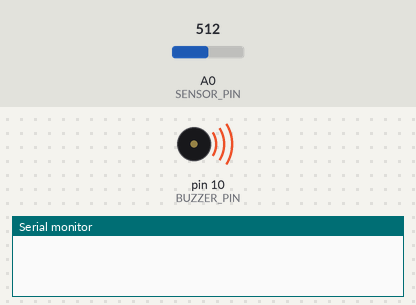
Bench run of a sketch on a simulated Arduino Uno, built with avr-gcc and run on an emulated ATmega328P. Shown: buzzer (waves = sounding), the last lines printed to the serial monitor. The test bench sets the inputs (shaded band); at power-on: A0 (SENSOR_PIN) = 512.

Above: at 0.62 s.
At 5.7 s:
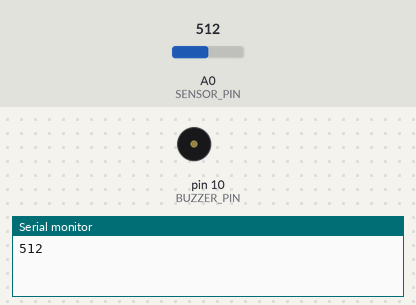
Timing chart, 0 to 14.0 s (numbered marks = the images above):
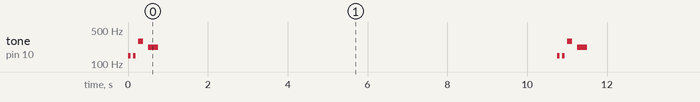

Measured:
- by itself, tone on pin 10 (BUZZER_PIN): repeats every 10.8 s: silent 0.06 s, 147 Hz 0.06 s, silent 0.06 s, 294 Hz 0.13 s, silent 0.13 s, 220 Hz 0.25 s, silent 10.0 s, 147 Hz 0.06 s

The sketch:

buzzer.ino
```cpp
const int BUZZER_PIN = 10;
const int SENSOR_PIN = A0;

void play_sound() {
    // Megalovania
  // Composed by Toby Fox
  // D3 eigth note (beamed)
  tone(BUZZER_PIN, 147);
  delay(63);
  noTone(BUZZER_PIN);
  delay(63);

  // D3 eigth note (beamed)
  tone(BUZZER_PIN, 147);
  delay(63);
  noTone(BUZZER_PIN);
  delay(63);

  // D4 eigth note, dotted rest (beamed)
  tone(BUZZER_PIN, 294);
  delay(125);
  noTone(BUZZER_PIN);
  delay(125);

  // A4 quarter note, dotted rest/end
  tone(BUZZER_PIN, 220);
  delay(250);
  noTone(BUZZER_PIN);
}

void setup() {
  // put your setup code here, to run once:
  Serial.begin(9600);
  pinMode(BUZZER_PIN, OUTPUT);
}

void loop() {
  // put your main code here, to run repeatedly:
  play_sound();

  Serial.println(analogRead(SENSOR_PIN));
  delay(10000);
}
```
